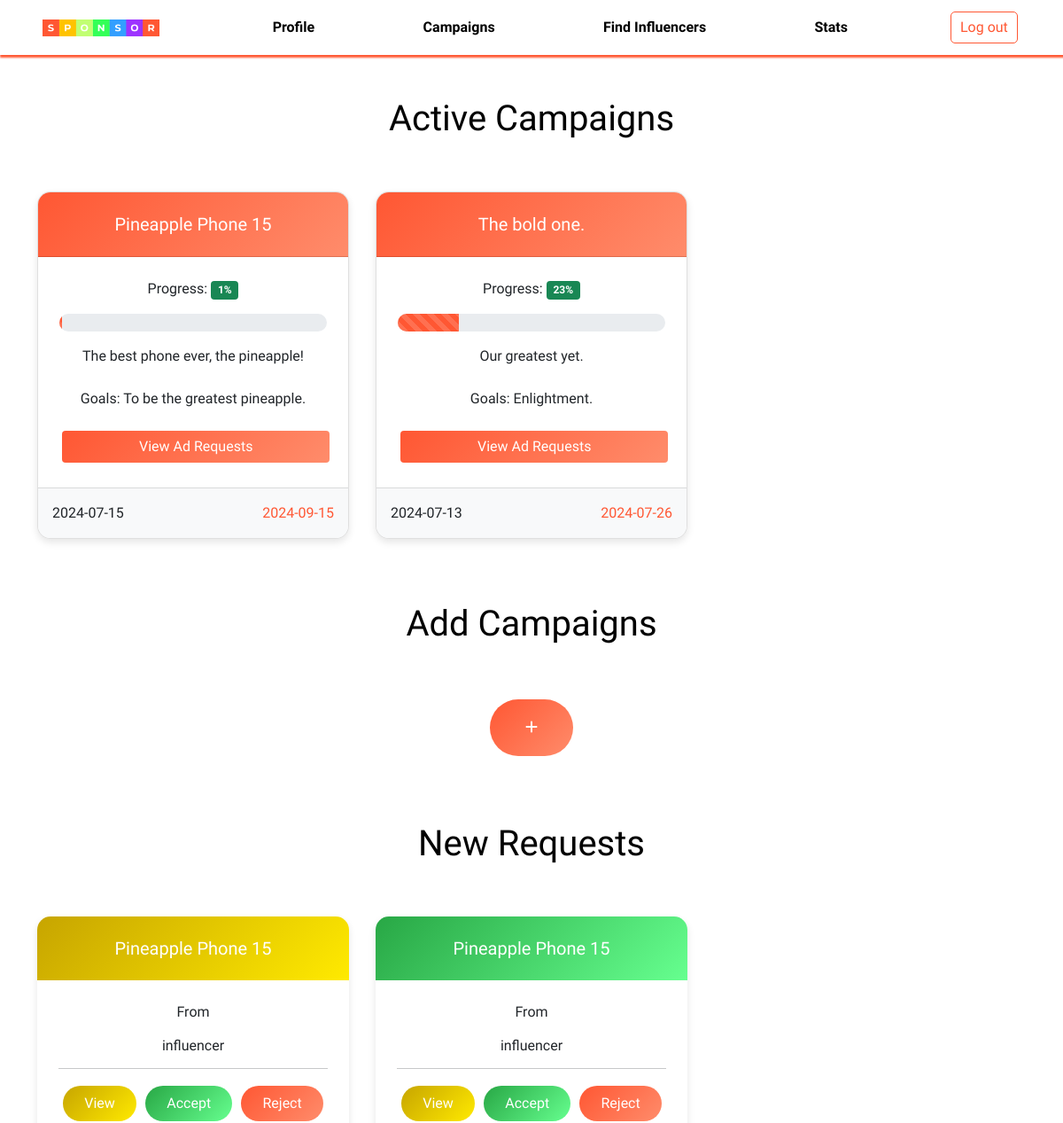
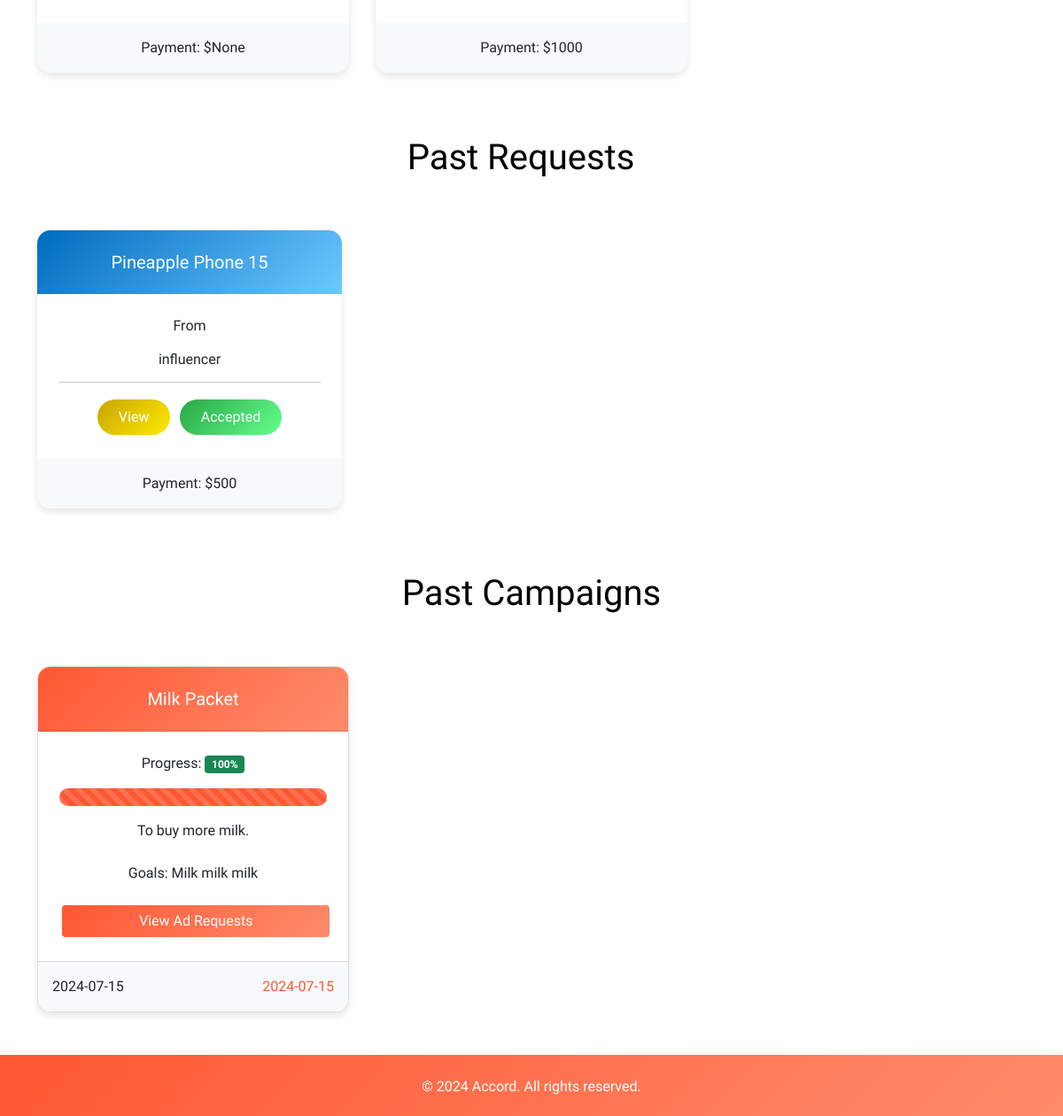
The page /sponsor/dashboard on the database its author committed (2 pictures, top to bottom).
### application/models.py (models this page shows)
class Campaign(db.Model):
    __tablename__ = 'Campaign'
    key = db.Column(db.Integer, primary_key=True, autoincrement=True)
    sponsor = db.Column(db.String, db.ForeignKey('Sponsor.username'), nullable=False)
    name = db.Column(db.String)
    description = db.Column(db.String)
    progress = db.Column(db.Integer)
    start_date = db.Column(db.Date)
    end_date = db.Column(db.Date)
    budget = db.Column(db.Integer)
    goals = db.Column(db.String)
    flag = db.Column(db.Integer)

class InfluencerRequests(db.Model):
    __tablename__ = 'InfluencerRequests'
    key = db.Column(db.Integer, primary_key=True, autoincrement=True)
    influencer = db.Column(db.String, db.ForeignKey('Influencer.username'), nullable=False)
    sponsor = db.Column(db.String, db.ForeignKey('Sponsor.username'), nullable=False)
    campaign = db.Column(db.Integer, db.ForeignKey('Campaign.key'))
    description = db.Column(db.String)
    niche = db.Column(db.String)
    payment = db.Column(db.Integer)
    status = db.Column(db.Integer)

### application/controllers.py (the view)
@app.route('/sponsor/dashboard', methods=['GET', 'POST'])
def sponsor_dashboard():
    if request.method == 'GET':
        campaigns = db.session.query(Campaign).filter(Campaign.sponsor=='sponsor', Campaign.progress!=100).all()[::-1]
        past_campaigns = db.session.query(Campaign).filter(Campaign.sponsor=='sponsor', Campaign.progress==100).all()[::-1]
        influencer_requests = db.session.query(InfluencerRequests, Campaign.name).join(Campaign).filter(InfluencerRequests.sponsor == 'sponsor', InfluencerRequests.status == 0).all()[::-1]
        past_influencer_requests = db.session.query(InfluencerRequests, Campaign.name).join(Campaign).filter(InfluencerRequests.sponsor == 'sponsor', InfluencerRequests.status != 0).all()[::-1]
        for campaign in campaigns:
            if campaign.end_date < datetime.now().date():
                campaign.progress = 100
                db.session.commit()
            else:
                campaign.progress = int((datetime.now().date() - campaign.start_date).days / (campaign.end_date - campaign.start_date).days * 100)
                db.session.commit()
        return render_template('sponsordashboard.html', campaigns=campaigns, past_campaigns = past_campaigns, influencer_requests=influencer_requests, past_influencer_requests=past_influencer_requests)

### templates/sponsordashboard.html (shortened to what this page needs)
<!DOCTYPE html>
<html>
<head>
    <link href="https://cdn.jsdelivr.net/npm/bootstrap@5.0.2/dist/css/bootstrap.min.css" rel="stylesheet">
    <link rel="stylesheet" href="https://cdnjs.cloudflare.com/ajax/libs/font-awesome/6.0.0-beta3/css/all.min.css">
    <link rel="stylesheet" href="{{ url_for('static', filename='sponsordashboard.css') }}">
    <link rel="stylesheet" href="{{ url_for('static', filename='nav.css') }}">
    <link rel="stylesheet" href="https://unpkg.com/swiper/swiper-bundle.min.css">
</head>
<body>
    <div class="nav-container">
        <nav class="navbar navbar-expand-lg bg-body-tertiary">
            <div class="container-fluid px-5">
                <img class="navbar-brand img-fluid" src="{{ url_for('static', filename='sponsor-logo.png') }}" style="width: 12%;" />
                <div class="collapse navbar-collapse" id="navbarSupportedContent">
                    <ul class="navbar-nav me-auto mb-2 mb-lg-0">
                        <li class="nav-item">
                            <button class="nav-link btn" aria-current="page" href="#" style="color: black; font-weight: bolder;" onclick="location.href='{{ url_for('sponsor_profile')}}'">Profile</button>
                        </li>
                        <li class="nav-item">
                            <button class="nav-link btn" href="#" style="color: black; font-weight: bolder;" onclick="location.href='{{ url_for('sponsor_dashboard')}}'">Campaigns</button>
                        </li>
                        <li class="nav-item">
                            <button class="nav-link btn" aria-current="page" href="#" style="color: black; font-weight: bolder;">Find Influencers</button>
                        </li>
                        <li class="nav-item">
                            <button class="nav-link btn" aria-current="page" href="#" style="color: black; font-weight: bolder;">Stats</button>
                        </li>
                    </ul>
                    <form action="{{ url_for('logout') }}">
                    <button class="btn btn-outline-danger logout-btn" type="submit">Log out</button>
                    </form>
                </div>
            </div>
        </nav>
    </div>
    {% if campaigns[0] %}
    <br><br>
    <div class="container">
        <div class="row">
            <div class="col-12 text-center">
                <h1 style="color: black;">Active Campaigns</h1>
            </div>
        </div>
        <div class="row">
            <div class="col-12 text-center card-container">
                <div class="swiper-container">
                    <div class="swiper-wrapper">
                        {% for campaign in campaigns %}
                        <div class="swiper-slide d-flex">
                            <div class="card" style="width: 30rem;">
                                <div class="card-header">
                                    <h5 class="card-title">{{ campaign.name }}</h5>
                                </div>
                                <div class="card-body">
                                    <p class="card-text">Progress: <span class="badge bg-success">{{ campaign.progress }}%</span></p>
                                    <div class="progress mb-3">
                                        <div class="progress-bar progress-bar-striped progress-bar-animated" role="progressbar" style="width: {{ campaign.progress }}%;" aria-valuenow="{{ campaign.progress }}" aria-valuemin="0" aria-valuemax="100"></div>
                                    </div>
                                    <div>
                                        {{ campaign.description }}
                                        <br><br>
                                        <p class="card-text">Goals: {{ campaign.goals }}</p>
                                        <button class="btn btn-custom w-100 mt-2" type="button">
                                            View Ad Requests
                                        </button>
                                    </div>
                                </div>
                                <div class="card-footer text-body-secondary d-flex justify-content-between">
                                    <div>
                                        {{ campaign.start_date }}
                                    </div>
                                    <div style="color: #FF5733;">
                                        {{ campaign.end_date }}
                                    </div>
                                </div>
                            </div>
                        </div>
                        {% endfor %}
                    </div>
                </div>
            </div>
        </div>
        {% endif %}
        <br><br><br>
        <div class="row">
            <div class="col-12 text-center">
                <h1 style="color: black;">Add Campaigns</h1>
            </div>
            <div class="col-12 justify-content-center d-flex add-container">
                <a href="{{ url_for('create_campaign') }}" class="btn btn-primary btn-add-campaign">
                    <i class="fas fa-plus"></i>
                </a>
            </div>
        </div>
        {% if influencer_requests[0] %}
        <br><br><br>
        <div class="row">
          <div class="col-12 text-center">
            <h1 style="color: black;">New Requests</h1>
          </div>
          <div class="col-12 text-center card-container">
            <div class="swiper-container">
                <div class="swiper-wrapper">
                    {% for request, campaign in influencer_requests %}
                    <div class="swiper-slide d-flex">
                        <div class="custom-card" style="width: 30rem;">
                            <div class="custom-card-header">
                                <h5 class="card-title">{{ campaign }}</h5>
                            </div>
                            <div class="custom-card-body">
                                <p class="card-text">From</p>
                                <h6 class="card-title">{{ request.influencer }}</h6>
                                <hr>
                                <button class="btn custom-btn-warning" type="button" data-bs-toggle="collapse" data-bs-target="#collapseInvite1" aria-expanded="false" aria-controls="collapseInvite1">
                                    View
                                </button>
                                <button class="btn custom-btn" type="button" onclick="location.href='/sponsor/influencer-requests/accept/{{ request.key }}'">Accept</button>
                                <button class="btn custom-btn-danger" type="button" onclick="location.href='/sponsor/influencer-requests/reject/{{ request.key }}'">Reject</button>
                            </div>
                            <div class="custom-card-footer">
                                <p class="card-text">Payment: ${{ request.payment }}</p>
                            </div>
                        </div>
                    </div>
                    {% endfor %}
                </div>
            </div>
        </div>
        {% endif %}
        {% if past_influencer_requests[0] %}
        <br><br><br>
        <div class="row">
          <div class="col-12 text-center">
            <br><br><br>
            <h1 style="color: black;">Past Requests</h1>
          </div>
          <div class="col-12 text-center card-container">
            <div class="swiper-container">
                <div class="swiper-wrapper">
                    {% for request, campaign in past_influencer_requests %}
                    <div class="swiper-slide d-flex">
                        <div class="custom-card" style="width: 30rem;">
                            <div class="custom-card-header">
                                <h5 class="card-title">{{ campaign }}</h5>
                            </div>
                            <div class="custom-card-body">
                                <p class="card-text">From</p>
                                <h6 class="card-title">{{ request.influencer }}</h6>
                                <hr>
                                <button class="btn custom-btn-warning" type="button" data-bs-toggle="collapse" data-bs-target="#collapseInvite1" aria-expanded="false" aria-controls="collapseInvite1">
                                    View
                                </button>
                                {% if request.status == 2 %}
                                <button class="btn custom-btn" type="button">Accepted</button>
                                {% else %}
                                <button class="btn custom-btn-danger" type="button">Rejected</button>
                                {% endif %}
                            </div>
                            <div class="custom-card-footer">
                                <p class="card-text">Payment: ${{ request.payment }}</p>
                            </div>
                        </div>
                    </div>
                    {% endfor %}
                </div>
            </div>
        </div>
        {% endif %}
      </div>
        {% if past_campaigns[0] %}
        <br><br>
        <div class="container">
            <div class="row">
                <div class="col-12 text-center">
                    <br><br><br>
                    <h1 style="color: black;">Past Campaigns</h1>
                </div>
            </div>
            <div class="row">
                <div class="col-12 text-center card-container">
                    <div class="swiper-container">
                        <div class="swiper-wrapper">
                            {% for campaign in past_campaigns %}
                            <div class="swiper-slide d-flex">
                                <div class="card" style="width: 30rem;">
                                    <div class="card-header">
                                        <h5 class="card-title">{{ campaign.name }}</h5>
                                    </div>
                                    <div class="card-body">
                                        <p class="card-text">Progress: <span class="badge bg-success">{{ campaign.progress }}%</span></p>
                                        <div class="progress mb-3">
                                            <div class="progress-bar progress-bar-striped progress-bar-animated" role="progressbar" style="width: {{ campaign.progress }}%;" aria-valuenow="{{ campaign.progress }}" aria-valuemin="0" aria-valuemax="100"></div>
                                        </div>
                                        <div>
                                            {{ campaign.description }}
                                            <br><br>
                                            <p class="card-text">Goals: {{ campaign.goals }}</p>
                                            <button class="btn btn-custom w-100 mt-2" type="button">
                                                View Ad Requests
                                            </button>
                                        </div>
                                    </div>
                                    <div class="card-footer text-body-secondary d-flex justify-content-between">
                                        <div>
                                            {{ campaign.start_date }}
                                        </div>
                                        <div style="color: #FF5733;">
                                            {{ campaign.end_date }}
                                        </div>
                                    </div>
                                </div>
                            </div>
                            {% endfor %}
                        </div>
                    </div>
                </div>
            </div>
            {% endif %}
        <br><br>
    </div>
    </div>
    </div>
    <footer class="footer text-white text-center">
        <div class="container">
            <br>
            <p>&copy; 2024 Accord. All rights reserved.</p>
        </div>
    </footer>
</body>
</html>

### rows shown on the page
Campaign: name "Pineapple Phone 15", progress "1", description "The best phone ever, the pineapple!", goals "To be the greatest pineapple.", start_date "2024-07-15", end_date "2024-09-15"
Campaign: name "The bold one.", progress "23", description "Our greatest yet.", goals "Enlightment.", start_date "2024-07-13", end_date "2024-07-26"
InfluencerRequests: name "Pineapple Phone 15", influencer "influencer", payment "None"
InfluencerRequests: name "Pineapple Phone 15", influencer "influencer", payment "1000"
InfluencerRequests: name "Pineapple Phone 15", influencer "influencer", status "Accepted", payment "500"
Campaign: name "Milk Packet", progress "100", description "To buy more milk.", goals "Milk milk milk", start_date "2024-07-15", end_date "2024-07-15"
